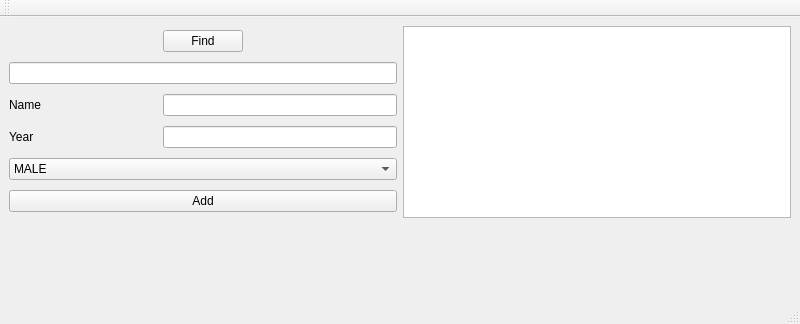
<?xml version="1.0" encoding="UTF-8"?>
<ui version="4.0">
 <class>MainWindow</class>
 <widget class="QMainWindow" name="MainWindow">
  <property name="geometry">
   <rect>
    <x>0</x>
    <y>0</y>
    <width>800</width>
    <height>324</height>
   </rect>
  </property>
  <property name="windowTitle">
   <string>MainWindow</string>
  </property>
  <widget class="QWidget" name="centralwidget">
   <layout class="QGridLayout" name="gridLayout">
    <item row="5" column="6">
     <spacer name="verticalSpacer">
      <property name="orientation">
       <enum>Qt::Vertical</enum>
      </property>
      <property name="sizeHint" stdset="0">
       <size>
        <width>20</width>
        <height>40</height>
       </size>
      </property>
     </spacer>
    </item>
    <item row="0" column="6">
     <widget class="QTextBrowser" name="textBrowser"/>
    </item>
    <item row="4" column="0">
     <spacer name="horizontalSpacer">
      <property name="orientation">
       <enum>Qt::Horizontal</enum>
      </property>
      <property name="sizeHint" stdset="0">
       <size>
        <width>40</width>
        <height>20</height>
       </size>
      </property>
     </spacer>
    </item>
    <item row="0" column="4">
     <layout class="QHBoxLayout" name="horizontalLayout_2"/>
    </item>
    <item row="0" column="0">
     <layout class="QGridLayout" name="gridLayout_5">
      <item row="5" column="0" colspan="4">
       <widget class="QComboBox" name="comboBox">
        <property name="editable">
         <bool>false</bool>
        </property>
        <item>
         <property name="text">
          <string>MALE</string>
         </property>
        </item>
        <item>
         <property name="text">
          <string>FEMALE</string>
         </property>
        </item>
       </widget>
      </item>
      <item row="0" column="1" colspan="2">
       <widget class="QPushButton" name="pushButton">
        <property name="text">
         <string>Find</string>
        </property>
       </widget>
      </item>
      <item row="2" column="0">
       <widget class="QLabel" name="label">
        <property name="text">
         <string>Name</string>
        </property>
       </widget>
      </item>
      <item row="6" column="0" colspan="4">
       <widget class="QPushButton" name="AddBut">
        <property name="text">
         <string>Add</string>
        </property>
       </widget>
      </item>
      <item row="0" column="3">
       <spacer name="horizontalSpacer_2">
        <property name="orientation">
         <enum>Qt::Horizontal</enum>
        </property>
        <property name="sizeHint" stdset="0">
         <size>
          <width>40</width>
          <height>20</height>
         </size>
        </property>
       </spacer>
      </item>
      <item row="2" column="1" colspan="3">
       <widget class="QLineEdit" name="lineEdit_1"/>
      </item>
      <item row="3" column="1" colspan="3">
       <widget class="QLineEdit" name="lineEdit_2"/>
      </item>
      <item row="1" column="0" colspan="4">
       <widget class="QLineEdit" name="lineEdit_3"/>
      </item>
      <item row="0" column="0">
       <spacer name="horizontalSpacer_3">
        <property name="orientation">
         <enum>Qt::Horizontal</enum>
        </property>
        <property name="sizeHint" stdset="0">
         <size>
          <width>40</width>
          <height>20</height>
         </size>
        </property>
       </spacer>
      </item>
      <item row="3" column="0">
       <widget class="QLabel" name="label_2">
        <property name="text">
         <string>Year</string>
        </property>
       </widget>
      </item>
     </layout>
    </item>
   </layout>
  </widget>
  <widget class="QMenuBar" name="menubar">
   <property name="geometry">
    <rect>
     <x>0</x>
     <y>0</y>
     <width>800</width>
     <height>22</height>
    </rect>
   </property>
  </widget>
  <widget class="QStatusBar" name="statusbar"/>
  <widget class="QToolBar" name="toolBar">
   <property name="windowTitle">
    <string>toolBar</string>
   </property>
   <attribute name="toolBarArea">
    <enum>TopToolBarArea</enum>
   </attribute>
   <attribute name="toolBarBreak">
    <bool>false</bool>
   </attribute>
  </widget>
 </widget>
 <resources/>
 <connections/>
</ui>
